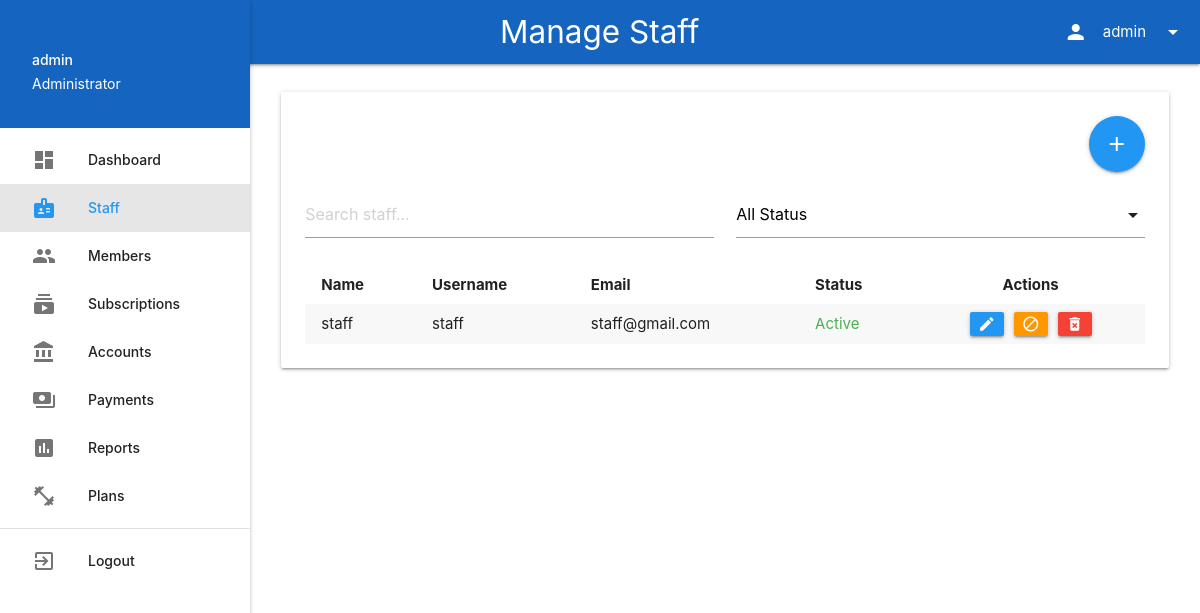
The page /admin/staff.php (signed in) on the database its author committed.
### tables this page shows
CREATE TABLE `users` (
  `id` int(11) NOT NULL,
  `username` varchar(50) NOT NULL,
  `password` varchar(255) NOT NULL,
  `email` varchar(100) NOT NULL,
  `full_name` varchar(100) NOT NULL,
  `contact_number` varchar(20) NOT NULL,
  `address` text NOT NULL,
  `role` enum('admin','staff','member') NOT NULL,
  `status` enum('active','inactive') DEFAULT 'active',
  `verified` tinyint(1) DEFAULT 0,
  `verified_at` datetime DEFAULT NULL,
  `verified_by` int(11) DEFAULT NULL,
  `staff_notes` text DEFAULT NULL,
  `permanently_deleted` tinyint(1) DEFAULT 0,
  `deleted_at` datetime DEFAULT NULL,
  `created_at` timestamp NOT NULL DEFAULT current_timestamp(),
  `updated_at` timestamp NOT NULL DEFAULT current_timestamp() ON UPDATE current_timestamp()
);

### admin/staff.php (the view, shortened to what this page needs)
<?php
require_once '../config/config.php';
$search = isset($_GET['search']) ? $conn->real_escape_string($_GET['search']) : '';
$query = "SELECT * FROM users WHERE role = 'staff' AND permanently_deleted = 0";
$result = $conn->query($query);
?>
<!DOCTYPE html>
<html lang="en">
<head>
    <link rel="stylesheet" href="https://cdnjs.cloudflare.com/ajax/libs/materialize/1.0.0/css/materialize.min.css">
</head>
<body>
    <?php include '../includes/admin_nav.php'; ?>
    <main>
        <div class="row">
            <div class="col s12">
                <div class="card">
                    <div class="card-content">
                        <div class="row">
                            <div class="col s12">
                                <div class="right-align">
                                    <a href="#add-staff-modal" class="btn-floating btn-large blue waves-effect waves-light modal-trigger">
                                        <i class="material-icons">add</i>
                                    </a>
                                </div>
                            </div>
                        </div>
                        <div class="row">
                            <div class="col s12 m6">
                                <input type="text" id="search" placeholder="Search staff..." value="<?php echo htmlspecialchars($search); ?>">
                            </div>
                            <div class="col s12 m6">
                            </div>
                        </div>
                        <table class="striped responsive-table">
                            <thead>
                                <tr>
                                    <th>Name</th>
                                    <th>Username</th>
                                    <th>Email</th>
                                    <th>Status</th>
                                    <th class="center-align">Actions</th>
                                </tr>
                            </thead>
                            <tbody>
                                <?php if ($result && $result->num_rows > 0): ?>
                                    <?php while($staff = $result->fetch_assoc()): ?>
                                        <tr>
                                            <td><?php echo htmlspecialchars($staff['full_name']); ?></td>
                                            <td><?php echo htmlspecialchars($staff['username']); ?></td>
                                            <td><?php echo htmlspecialchars($staff['email']); ?></td>
                                            <td>
                                                <span class="status-<?php echo $staff['status']; ?>">
                                                    <?php echo ucfirst($staff['status']); ?>
                                                </span>
                                            </td>
                                            <td class="center-align">
                                                <div class="staff-actions">
                                                    <button type="button" class="btn-small blue waves-effect waves-light"
                                                            onclick="editStaff(<?php echo $staff['id']; ?>)">
                                                        <i class="material-icons">edit</i>
                                                    </button>
                                                    <button type="button" class="btn-small <?php echo $staff['status'] === 'active' ? 'orange' : 'green'; ?> waves-effect waves-light"
                                                            onclick="toggleStaffStatus(<?php echo $staff['id']; ?>, '<?php echo $staff['status']; ?>')">
                                                        <i class="material-icons"><?php echo $staff['status'] === 'active' ? 'block' : 'check'; ?></i>
                                                    </button>
                                                    <button type="button" class="btn-small red waves-effect waves-light"
                                                            onclick="deletePermanently(<?php echo $staff['id']; ?>, '<?php echo addslashes($staff['username']); ?>')">
                                                        <i class="material-icons">delete_forever</i>
                                                    </button>
                                                </div>
                                            </td>
                                        </tr>
                                    <?php endwhile; ?>
                                <?php else: ?>
                                    <tr>
                                        <td colspan="5" class="center-align">No staff found</td>
                                    </tr>
                                <?php endif; ?>
                            </tbody>
                        </table>
                    </div>
                </div>
            </div>
        </div>
    </main>
</body>
</html>

### includes/admin_nav.php (style rules this page uses)
main { padding: 20px; margin-left: 250px; }
main { margin-top: 64px; }

### admin/staff.php (style rules this page uses)
table td, table th { padding: 8px 16px !important; }
.staff-actions { display: flex; gap: 10px; justify-content: center; align-items: center; }
.status-active { color: #4CAF50; }
.btn-small { padding: 0 8px; height: 24px; line-height: 24px; }
.btn-small i { font-size: 1.2rem; line-height: 24px; }

### rows shown on the page
users: full_name "staff", username "staff", email "staff@gmail.com", status "Active"

### other values the page prints
$page_title "Manage Staff"
$_SESSION['username'] "admin"
